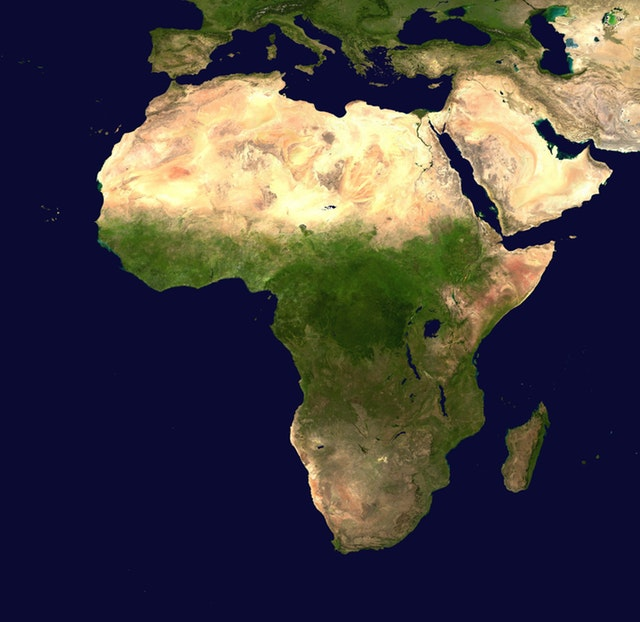
#> input picture src/map.jpg, 640 x 622 px, found by its file name
$ python 5_Convex_hull_disbukey_ortu.py
#> lines starting #> are read from the running program, lines starting #| are printed output that depends on the picture; after the words box and inside, x2 and y2 are one past the last pixel; in counts of white or black regions, pixels touching at a corner belong together
import cv2

import numpy as np

img=cv2.imread("C:\OpenCv_Uygulamalar_1\src\map.jpg")
#> img is the input picture: shape (622, 640, 3); mean B, G, R 66.4, 64, 68.6

gray=cv2.cvtColor(img,cv2.COLOR_BGR2GRAY)
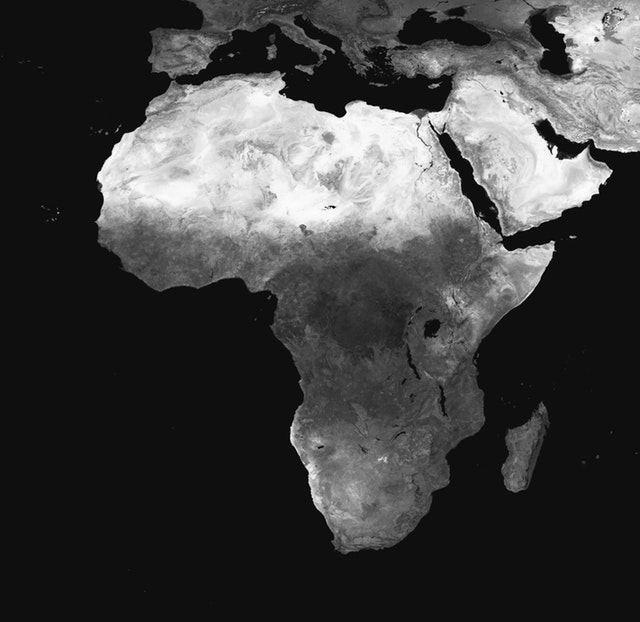
#> gray: shape (622, 640); min 1, max 253, mean 65.7

blur=cv2.blur(gray,(3,3))

ret,thresh=cv2.threshold(blur,25,255,cv2.THRESH_BINARY)
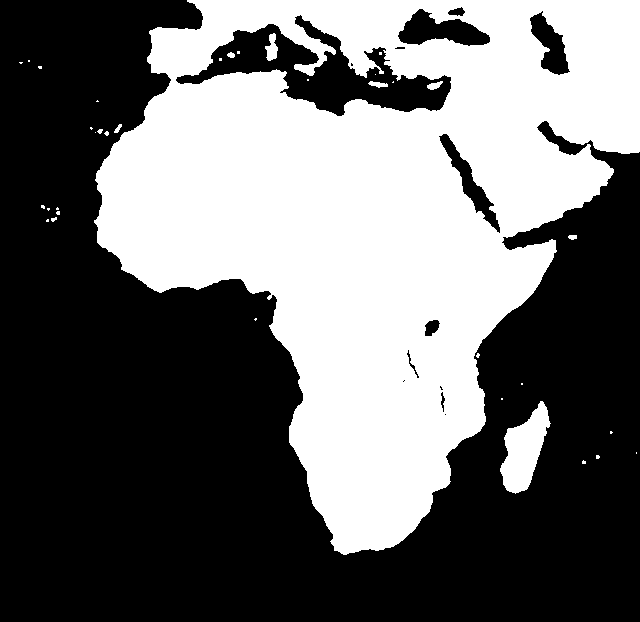
#> thresh: shape (622, 640); 42.1% white; 36 white regions (26 under 20 px), largest, box (x1, y1, x2, y2) and area: (94, 0, 640, 555) 164409, (500, 401, 551, 494) 2567, (265, 33, 278, 61) 223


cv2.imshow("original",img)
cv2.imshow("gray",gray)
cv2.imshow("blur",blur)
cv2.imshow("thresh",thresh)
cv2.waitKey(0)
cv2.destroyAllWindows()
